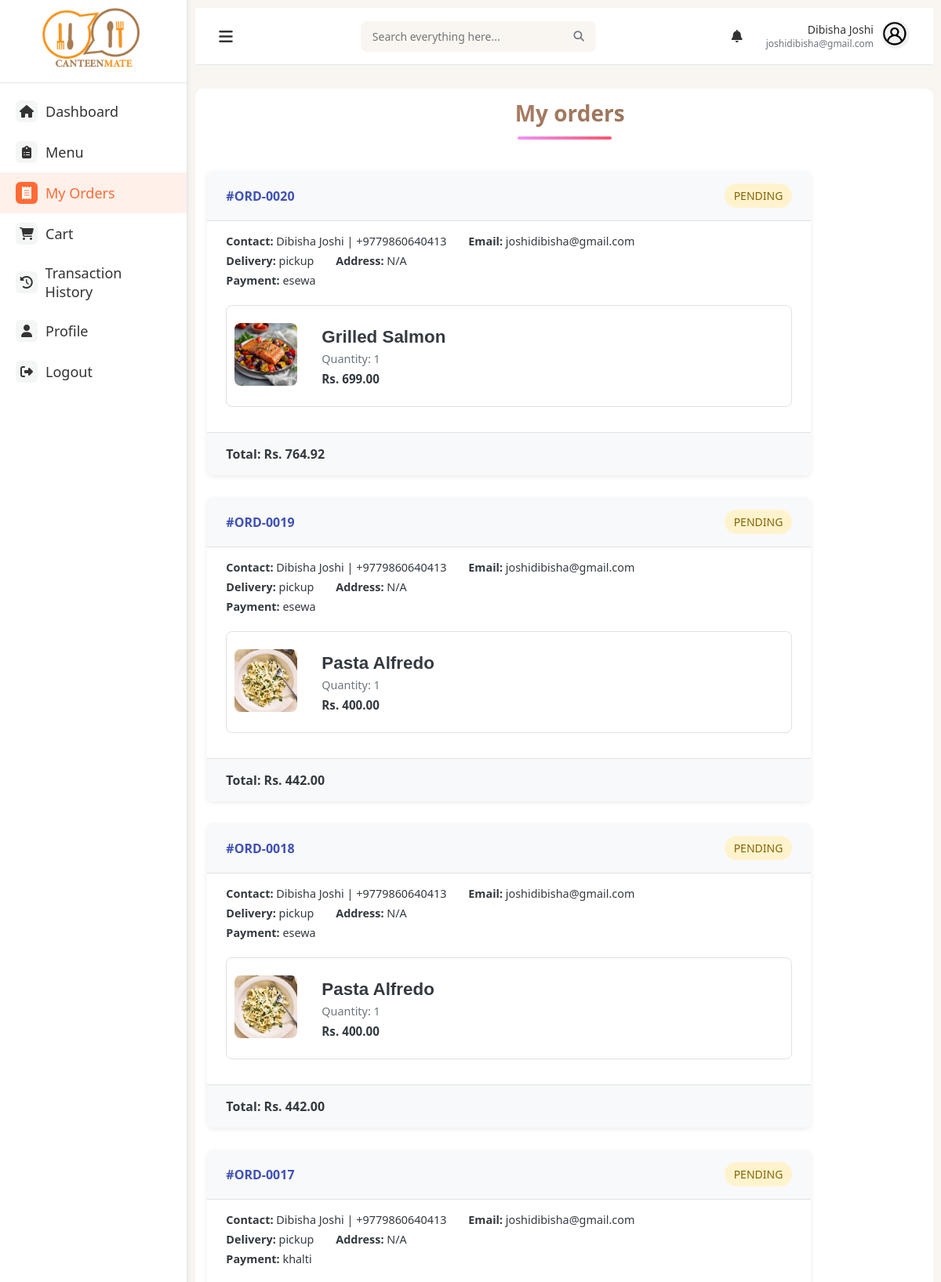
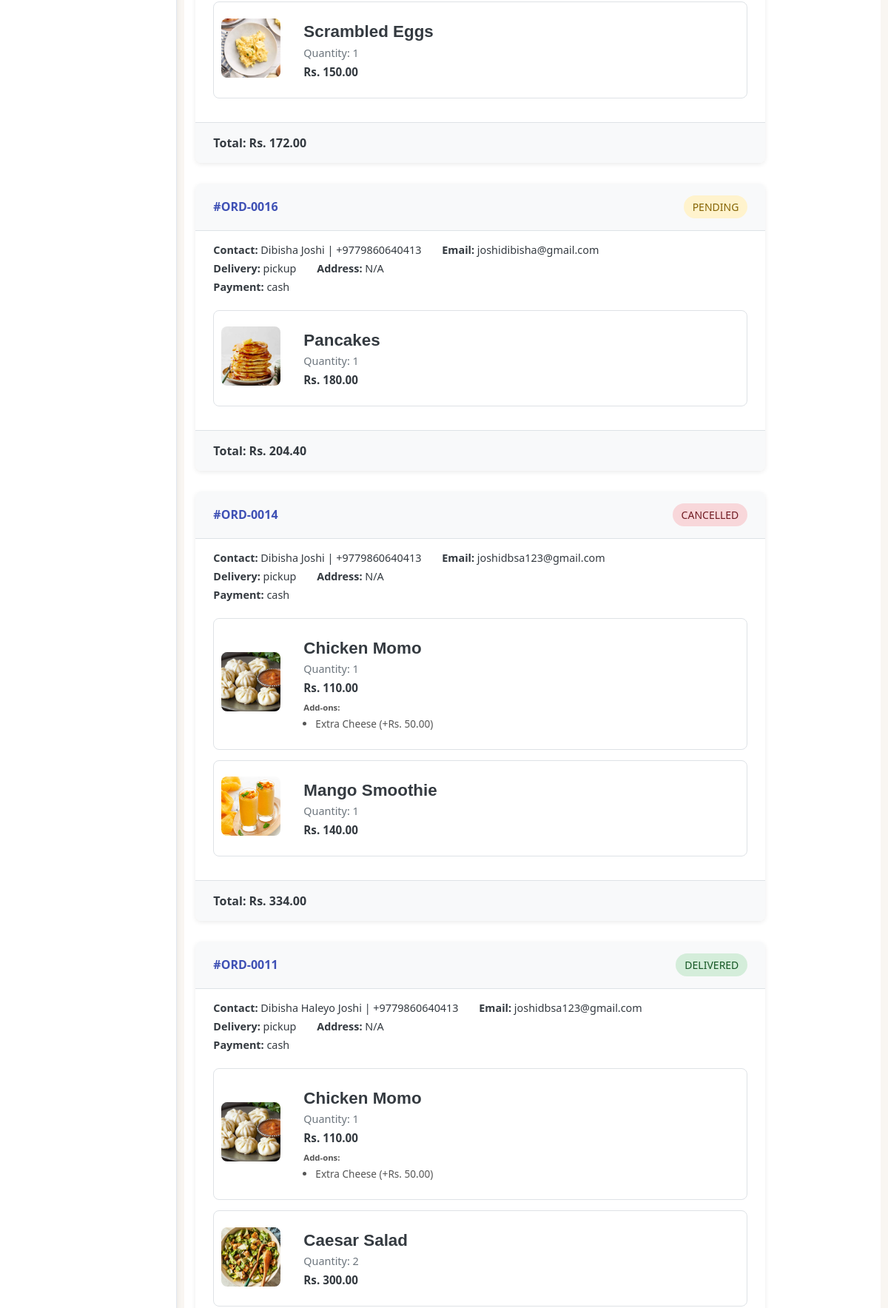
Page /orders (signed in, upper part) on the committed database (2 pictures, top to bottom).
### models.py (models this page shows, shortened)
class User(db.Model):
    id = db.Column(db.Integer, primary_key=True)
    fullname = db.Column(db.String(100), nullable=False)
    email = db.Column(db.String(100), unique=True, nullable=False)
    password = db.Column(db.String(200), nullable=False)
    role = db.Column(db.String(20), nullable=False)
    phone = db.Column(db.String(10))
    created_at = db.Column(db.DateTime, server_default=db.func.now())

class Order(db.Model):
    id = db.Column(db.Integer, primary_key=True)
    user_id = db.Column(db.Integer, db.ForeignKey('user.id'), nullable=False)
    name = db.Column(db.String(100), nullable=False)
    contact = db.Column(db.String(20), nullable=False)
    email = db.Column(db.String(100), nullable=False)
    delivery = db.Column(db.String(20), nullable=False)
    building = db.Column(db.String(100))
    floor = db.Column(db.String(100))
    payment = db.Column(db.String(20), nullable=False)
    status = db.Column(db.String(20), nullable=False, default='Pending')
    created_at = db.Column(db.DateTime, default=datetime.utcnow)
    total_amount = db.Column(db.Float, nullable=False)
    khalti_token = db.Column(db.String(255), nullable=True)
    esewa_transaction_code = db.Column(db.String(255), nullable=True)  # New field for eSewa
    items = db.relationship('OrderItem', backref='order', lazy=True)
    items = db.relationship('OrderItem', backref='order', lazy=True)
    @property
    def delivery_address(self):
        parts = [self.building, self.floor]
        return ', '.join([p for p in parts if p]) or "N/A"

class OrderItem(db.Model):
    id = db.Column(db.Integer, primary_key=True)
    order_id = db.Column(db.Integer, db.ForeignKey('order.id'), nullable=False)
    item_id = db.Column(db.Integer, db.ForeignKey('items.id'), nullable=False)
    name = db.Column(db.String(100), nullable=False)
    quantity = db.Column(db.Integer, nullable=False)
    price = db.Column(db.Float, nullable=False)
    item = db.relationship('Item', backref='order_items')

class Item(db.Model):
    __tablename__ = 'items'
    id = db.Column(db.Integer, primary_key=True)
    name = db.Column(db.String(100), nullable=False)
    price = db.Column(db.Float, nullable=False)
    category_id = db.Column(db.Integer, db.ForeignKey('categories.id'), nullable=False)
    description = db.Column(db.Text, nullable=True)
    image_filename = db.Column(db.String(255), nullable=True)
    available = db.Column(db.Boolean, default=True)
    attribute_values = db.relationship(
        'AttributeValue',
        secondary=item_attribute_values,
        back_populates='items'
    )
    addons = db.relationship(
        'Addon',
        secondary=addon_item_association,
        back_populates='items'
    )

class OrderAddon(db.Model):
    __tablename__ = 'order_addons'
    id = db.Column(db.Integer, primary_key=True)
    order_item_id = db.Column(db.Integer, db.ForeignKey('order_item.id'), nullable=False)
    addon_id = db.Column(db.Integer, db.ForeignKey('addons.id'), nullable=False)
    name = db.Column(db.String(255), nullable=False)
    price = db.Column(db.Numeric(10, 2), nullable=False)
    category = db.Column(db.String(100))
    description = db.Column(db.Text)
    created_at = db.Column(db.DateTime, default=datetime.utcnow)
    order_item = db.relationship('OrderItem', backref='order_addons')
    addon = db.relationship('Addon', backref='order_addons')

### main.py (the view)
@app.route('/orders')
@login_required
def orders():
    user_id = session['user_id']
    user = User.query.get(user_id)
    orders = Order.query.filter_by(user_id=user_id).order_by(Order.id.desc()).all()
    return render_template('orders.html', user=user, orders=orders, active_page='orders')

### main.py (called while the page is built)
def login_required(view):
    @functools.wraps(view)
    def wrapped_view(**kwargs):
        if 'user_id' not in session:
            flash('Please log in to access this page', 'warning')
            return redirect(url_for('login'))
        return view(**kwargs)
    return wrapped_view

@app.context_processor
def inject_new_orders_count():
    count = Order.query.filter_by(status='pending').count()
    print(count)
    return dict(new_orders_count=count)

### templates/orders.html (shortened to what this page needs)
{% extends 'base.html' %}  {% block content %}
<div class="content">
  <h1 class="page-title">My orders</h1>
  <div id="orders-wrapper">
    {% if orders %} {% for order in orders %}
    <div class="order-card">
      <div class="order-header">
        <div class="order-number">#ORD-{{ '%04d'|format(order.id) }}</div>
        <div class="order-status {{ order.status }}">{{ order.status }}</div>
      </div>
      <div class="order-body">
        <div class="order-info">
          <span
            ><strong>Contact:</strong> {{ order.name }} | {{ order.contact
            }}</span
          >
          <span><strong>Email:</strong> {{ order.email }}</span><br />
          <span><strong>Delivery:</strong> {{ order.delivery }}</span>
          <span
            ><strong>Address:</strong> {{ order.delivery_address or 'N/A'
            }}</span
          ><br />
          <span><strong>Payment:</strong> {{ order.payment }}</span>
        </div>
        <div class="order-items">
          {% for item in order.items %}
          <div class="order-item">
            <div class="items-image">
              <img
                src="{{ url_for('static', filename='uploads/items/' ~ item.item.image_filename) if item.item and item.item.image_filename else url_for('static', filename='images/placeholder.png') }}"
                alt="{{ item.name }}"
              />
            </div>
            <div class="item-details">
              <div class="item-name">{{ item.name }}</div>
              <div class="item-quantity">Quantity: {{ item.quantity }}</div>
              <div class="item-price">Rs. {{ '%.2f'|format(item.price) }}</div>
              {% if item.order_addons %}
              <div class="item-addons mt-2">
                <small><strong>Add-ons:</strong></small>
                <ul class="pl-3">
                  {% for addon in item.order_addons %}
                  <li>
                    {{ addon.name }} (+Rs. {{ '%.2f'|format(addon.price) }})
                  </li>
                  {% endfor %}
                </ul>
              </div>
              {% endif %}
            </div>
          </div>
          {% endfor %}
        </div>
      </div>
      <div class="order-footer">
        <div class="order-total">
          Total: Rs. {{ '%.2f'|format(order.total_amount) }}
        </div>
      </div>
    </div>
    {% endfor %} {% else %}
    <p class="text-center">No past orders found.</p>
    {% endif %}
  </div>
</div>
{% endblock %}

### templates/base.html (shortened to what this page needs)
<!DOCTYPE html>
<html lang="en">
<head>
    <link rel="stylesheet" href="https://cdnjs.cloudflare.com/ajax/libs/font-awesome/6.4.0/css/all.min.css">
    <link href="https://cdnjs.cloudflare.com/ajax/libs/font-awesome/6.4.0/css/all.min.css" rel="stylesheet">
    <link rel="stylesheet" href="{{ url_for('static', filename='css/styles.css') }}">
</head>
<body>
    <div class="container">
        <div class="sidebar">
            <div class="logo">
                <img src="{{ url_for('static', filename='img/logo.png') }}" alt="Canteen Logo">
            </div>
            <div class="sidebar-menu">
                <a href="{{ url_for('user_dashboard') }}" class="side-menu-item {% if active_page == 'dashboard' %}active{% endif %}">
                    <div class="menu-icon"><i class="fas fa-home"></i></div>
                    <div class="menu-text">Dashboard</div>
                </a>
                <a href="{{ url_for('user_menu')}}" class="side-menu-item {% if active_page == 'menu' %}active{% endif %}">
                    <div class="menu-icon"><i class="fas fa-clipboard-list"></i></div>
                    <div class="menu-text">Menu</div>
                </a>
                <a href="{{ url_for('orders') }}" class="side-menu-item {% if active_page == 'orders' %}active{% endif %}">
                    <div class="menu-icon"><i class="fas fa-receipt"></i></div>
                    <div class="menu-text">My Orders</div>
                </a>
                <a href="{{ url_for('cart')}}" class="side-menu-item {% if active_page == 'cart' %}active{% endif %}">
                    <div class="menu-icon"><i class="fas fa-shopping-cart"></i></div>
                    <div class="menu-text">Cart</div>
                </a>
                <a href="{{ url_for('transaction')}}" class="side-menu-item {% if active_page == 'transaction' %}active{% endif %}">
                    <div class="menu-icon"><i class="fas fa-history"></i></div>
                    <div class="menu-text">Transaction History</div>
                </a>
                <a href="{{ url_for('profile')}}" class="side-menu-item {% if active_page == 'profile' %}active{% endif %}">
                    <div class="menu-icon"><i class="fas fa-user"></i></div>
                    <div class="menu-text">Profile</div>
                </a>
                <a href="{{ url_for('logout') }}" class="side-menu-item {% if active_page == 'logout' %}active{% endif %}">
                    <div class="menu-icon"><i class="fas fa-sign-out-alt"></i></div>
                    <div class="menu-text">Logout</div>
                </a>
            </div>
        </div>
        <div class="main-content">
            <div class="top-nav">
                <button class="btn nav-toggle" onclick="document.querySelector('.sidebar').classList.toggle('active')">
                    <i class="fas fa-bars"></i>
                </button>
                <div class="search-bar">
                    <input type="text" placeholder="Search everything here...">
                    <button type="submit"><i class="fas fa-search"></i></button>
                </div>
                <div class="user-menu">
                    <div class="notifications" id="notificationBtn">
                        <i class="fas fa-bell"></i>
                    </div>
                    <div class="user-profile">
                        <div class="user-info">
                            <div class="user-name">{{ user.fullname }}</div>
                            <div class="user-email">{{ user.email }}</div>
                        </div>
                        <div class="user-avatar">
                            <img src="{{ url_for('static', filename='img/user.png') }}" alt="User Avatar">
                        </div>
                    </div>
                </div>
            </div>
            <div class="page-content">
                {% block content %}{% endblock %}
            </div>
        </div>
    </div>
</body>
</html>

### templates/base.html (style rules this page uses)
.nav-toggle { background: none; border: none; outline: none; cursor: pointer; padding: 0; margin: 0; font-size: 20px; color: #333; }
.notifications { position: relative; cursor: pointer; padding: 10px; border-radius: 50%; transition: background-color 0.3s; }
.user-menu { display: flex; align-items: center; gap: 20px; }

### templates/orders.html (style rules this page uses)
:root { --primary: #3f51b5; --bg-card: #fff; --bg-section: #f8f9fa; --text-dark: #343a40; --text-light: #6c757d; --border: #dee2e6; --radius: 8px; --shadow: 0 2px 6px rgba(0, 0, 0, 0.08); }
.content { background-color: white; border-radius: 10px; margin: 10px 0px 10px 0px; }
#orders-wrapper { max-width: 800px; padding: 15px; }
.order-card { background: var(--bg-card); border-radius: var(--radius); box-shadow: var(--shadow); margin-bottom: 28px; overflow: hidden; }
.order-header { background: var(--bg-section); padding: 16px 24px; display: flex; justify-content: space-between; align-items: center; border-bottom: 1px solid var(--border); }
.order-number { font-size: 1rem; font-weight: 600; color: var(--primary); }
.order-status { padding: 6px 12px; border-radius: 50px; font-size: 0.875rem; font-weight: 500; text-transform: uppercase; }
.order-status.pending { background: #fff3cd; color: #856404; }
.order-status.Delivered { background: #d4edda; color: #155724; }
.order-status.Cancelled { background: #f8d7da; color: #721c24; }
.order-body { padding: 16px 24px; }
.order-info { font-size: 0.9rem; color: var(--text-dark); margin-bottom: 16px; }
.order-info span { display: inline-block; margin-right: 24px; margin-bottom: 6px; }
.order-items { display: flex; flex-direction: column; gap: 14px; margin-bottom: 16px; }
.order-item { display: flex; align-items: center; gap: 16px; border: 1px solid var(--border); border-radius: var(--radius); padding: 10px; background: #fff; }
.items-image img { width: 80px; height: 80px; object-fit: cover; border-radius: var(--radius); }
.item-details { flex-grow: 1; }
.item-name { font-weight: 600; color: var(--text-dark); margin-bottom: 4px; }
.item-quantity { color: var(--text-light); font-size: 0.9rem; margin-bottom: 2px; }
.item-price { font-weight: 600; color: var(--text-dark); font-size: 0.95rem; }
.order-footer { background: var(--bg-section); padding: 16px 24px; border-top: 1px solid var(--border); display: flex; justify-content: space-between; align-items: center; }
.order-total { font-size: 1rem; font-weight: 600; color: var(--text-dark); }
.page-title { font-size: 28px; font-weight: 700; padding: 12px 0 0 14px; }
.item-addons { margin-top: 6px; font-size: 0.85rem; color: #555; }
.item-addons ul { margin: 4px 0 0; padding-left: 16px; }
.item-addons li { list-style: disc; }

### rows in the picture
User: fullname "Dibisha Joshi", email "joshidibisha@gmail.com"
Order: id "0020", status "PENDING", name "Dibisha Joshi", contact "+9779860640413", email "joshidibisha@gmail.com", delivery "pickup", building+floor "N/A", payment "esewa", total_amount "764.92"
OrderItem: image_filename (picture), name "Grilled Salmon", quantity "1", price "699.00"
Order: id "0019", status "PENDING", name "Dibisha Joshi", contact "+9779860640413", email "joshidibisha@gmail.com", delivery "pickup", building+floor "N/A", payment "esewa", total_amount "442.00"
OrderItem: image_filename (picture), name "Pasta Alfredo", quantity "1", price "400.00"
Order: id "0018", status "PENDING", name "Dibisha Joshi", contact "+9779860640413", email "joshidibisha@gmail.com", delivery "pickup", building+floor "N/A", payment "esewa", total_amount "442.00"
OrderItem: image_filename (picture), name "Pasta Alfredo", quantity "1", price "400.00"
Order: id "0017", status "PENDING", name "Dibisha Joshi", contact "+9779860640413", email "joshidibisha@gmail.com", delivery "pickup", building+floor "N/A", payment "khalti", total_amount "172.00"
OrderItem: image_filename (picture), name "Scrambled Eggs", quantity "1", price "150.00"
Order: id "0016", status "PENDING", name "Dibisha Joshi", contact "+9779860640413", email "joshidibisha@gmail.com", delivery "pickup", building+floor "N/A", payment "cash", total_amount "204.40"
OrderItem: image_filename (picture), name "Pancakes", quantity "1", price "180.00"
Order: id "0014", status "CANCELLED", name "Dibisha Joshi", contact "+9779860640413", email "joshidbsa123@gmail.com", delivery "pickup", building+floor "N/A", payment "cash", total_amount "334.00"
OrderItem: image_filename (picture), name "Chicken Momo", quantity "1", price "110.00"
OrderAddon: name "Extra Cheese", price "50.00"
OrderItem: image_filename (picture), name "Mango Smoothie", quantity "1", price "140.00"
Order: id "0011", status "DELIVERED", name "Dibisha Haleyo Joshi", contact "+9779860640413", email "joshidbsa123@gmail.com", delivery "pickup", building+floor "N/A", payment "cash"
OrderItem: image_filename (picture), name "Chicken Momo", quantity "1", price "110.00"
OrderAddon: name "Extra Cheese", price "50.00"
OrderItem: image_filename (picture), name "Caesar Salad", quantity "2", price "300.00"
